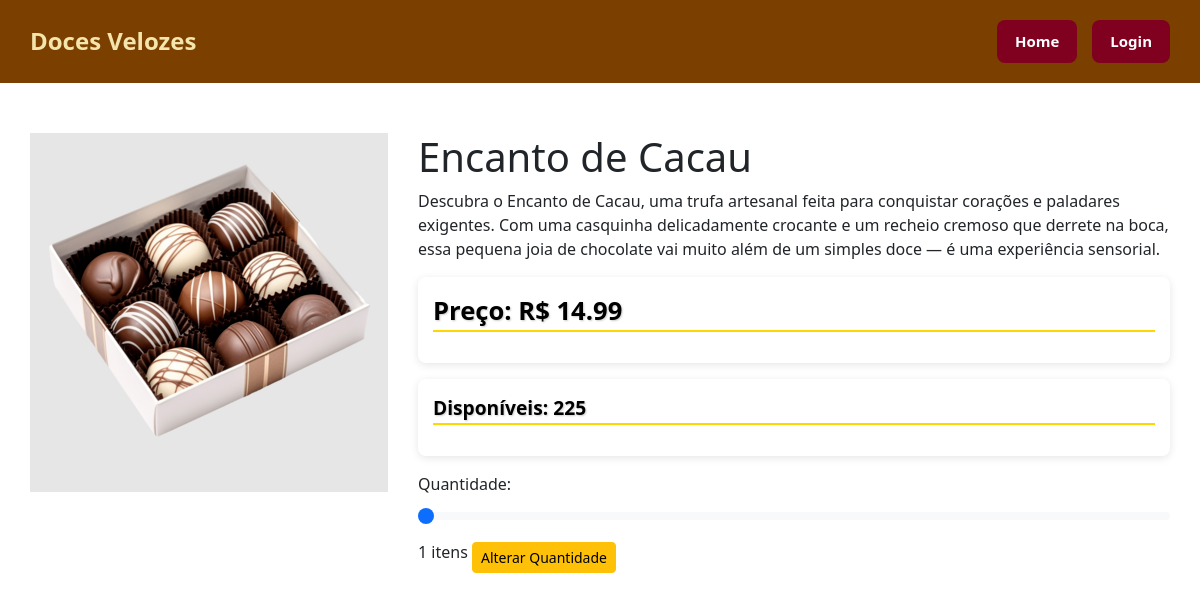
Screenshot of /produtos/2/ with the database file from the repository.
### vendas/models.py (models this page shows, shortened)
class Produto(models.Model):
    nome = models.CharField(max_length=100)
    descricao = models.TextField()
    preco = models.DecimalField(max_digits=8, decimal_places=2)
    imagem = models.ImageField(upload_to='produtos/')
    quantidade = models.PositiveIntegerField(default=0)

### vendas/views.py (the view)
# urls.py: path('produtos/<int:produto_id>/', views.produto_detalhe, name='produto_detalhe'),
def produto_detalhe(request, produto_id):
    produto = get_object_or_404(Produto, pk=produto_id)
    return render(request, 'vendas/produto_detalhe.html', {'produto': produto})

### vendas/templates/vendas/produto_detalhe.html (shortened to what this page needs)
{% extends 'vendas/base.html' %}
{% load static %}
{% block head %}
  <link rel="stylesheet" href="{% static 'css/produtos_detalhe.css' %}">
  <link href="https://cdn.jsdelivr.net/npm/bootstrap@5.3.0-alpha1/dist/css/bootstrap.min.css" rel="stylesheet">
{% endblock %}
{% block content %}
<div class="produto-detalhe-container row">
  <div class="imagem-produto col-md-4">
    <img src="{{ produto.imagem.url }}" alt="{{ produto.nome }}" class="img-fluid">
  </div>
  <div class="info-produto col-md-8">
    <h1>{{ produto.nome }}</h1>
    <div class="detalhes-produto">
      <p class="descricao">{{ produto.descricao }}</p>
    </div>
    <div class="preco-container mb-3">
      <p class="preco"><strong>Preço:</strong> R$ {{ produto.preco }}</p>
    </div>
    <div class="estoque-container mb-3">
      <p class="estoque"><strong>Disponíveis:</strong> <span class="estoque-quantidade">{{ produto.quantidade }}</span></p>
    </div>
    <form action="{% url 'adicionar_ao_carrinho' produto.id %}" method="post">
      <div class="quantidade-container mb-3">
        <label for="quantidade" class="form-label">Quantidade:</label>
        <input type="range" class="form-range" id="quantidade" name="quantidade" min="1" max="{{ produto.quantidade }}" value="1" onchange="updateQuantidadeValue(this)">
        <span id="quantidade-display">1</span> itens
        <button type="button" class="btn btn-warning btn-sm mt-2" onclick="mostrarCaixaQuantidade()">Alterar Quantidade</button>
      </div>
    </form>
  </div>
</div>
{% endblock %}

### static/css/style.css (style rules this page uses)
body { margin: 0; padding: 0; font-family: 'Poppins', sans-serif; background-color: #ffffff; color: #000000; }

### static/css/produtos_detalhe.css (style rules this page uses)
.preco-container, .estoque-container { background-color: transparent; padding: 15px; border-radius: 8px; margin: 10px 0; box-shadow: 0 2px 8px rgba(0, 0, 0, 0.1); }
.preco { font-size: 1.6rem; font-weight: bold; color: black; text-shadow: 1px 1px 2px rgba(0, 0, 0, 0.2); border-bottom: 2px solid #FFD700; }
.estoque { font-size: 1.2rem; font-weight: bold; color:black; text-shadow: 1px 1px 2px rgba(0, 0, 0, 0.2); border-bottom: 2px solid #FFD700; }
.estoque-quantidade { font-weight: bold; color:black; text-shadow: 1px 1px 2px rgba(0, 0, 0, 0.2); }

### rows the page displays
Produto: imagem (picture), nome "Encanto de Cacau", descricao "Descubra o Encanto de Cacau, uma trufa artesanal feita para conquistar corações e paladares exigentes. Com uma casquinha delicadamente crocante e um recheio cremoso que derrete na boca, essa pequena joia de chocolate vai muito além de um simples doce — é uma experiência sensorial.", preco "14.99", quantidade "225"
